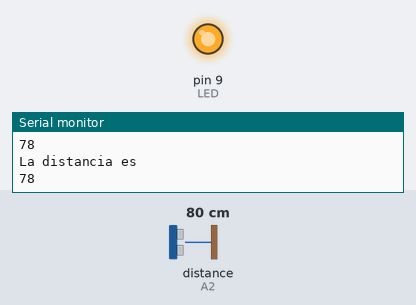
The sketch below on a simulated Arduino Uno, built with avr-gcc and run on an emulated ATmega328P. On the bench: output pins drawn as LEDs (lit = HIGH), the last lines printed to the serial monitor. Wiring (inferred from the names in the program): ultrasonic range finder: trigger A0; echo A2. Dashed ring = blinking. The inputs (shaded band) are chosen by the test bench; at power-on: distance to the obstacle (sensor on A2) 80 cm. The echo pulse lasts 58.3 µs per cm; pins used as bus, display or sensor lines are not drawn.

Above: at 1.8 s.
1.9 s: distance to the obstacle (sensor on A2) set to 2 cm
At 2.28 s:
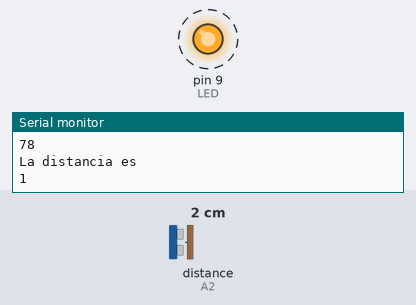
5.4 s: distance to the obstacle (sensor on A2) set to 97 cm
8.9 s: distance to the obstacle (sensor on A2) set to 107 cm
At 9.8 s:
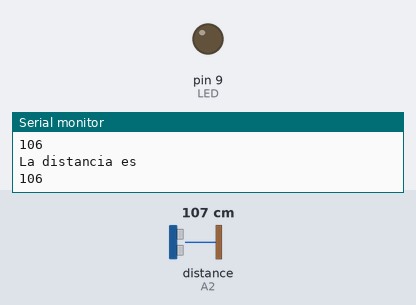
10.5 s: distance to the obstacle (sensor on A2) set to 4 cm
At 11.03 s:
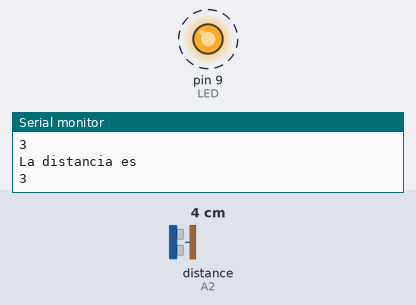
14.0 s: distance to the obstacle (sensor on A2) set to 120 cm
Timing chart, 0 to 16.5 s (numbered marks = the images above; inputs shaded):
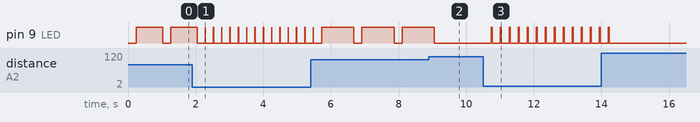

The sketch:

sensor_ultrasinico1.ino
```cpp
#include <SoftwareSerial.h>

// Prueba se sensor ultrasónico HCSR04

//Variables
int triggerEmisor = A0;//Sensor emisor
int echoReceptor = A2;//Sensor receptor
int tiempoEntrada;
int distanciaEntrada;
int LED = 9;


void setup()
{
  pinMode(triggerEmisor, OUTPUT);
  pinMode(echoReceptor, INPUT);
  pinMode(LED, OUTPUT);
  Serial.begin(9600);

}

void loop()
{
  sensorUltrasonidos();
  if (distanciaEntrada <=100 && distanciaEntrada >= 0)//Entre 0 y 100cm
  {
  //Serial.println("esta en entre 0 y 100");
  digitalWrite(LED, HIGH);
  delay(distanciaEntrada * 10);//LED encendido distancia*10mseg
  digitalWrite(LED, LOW);
  }


}


void sensorUltrasonidos()
{
  digitalWrite(triggerEmisor, LOW);//Para estabilizar
  delay(10);

  digitalWrite(triggerEmisor, HIGH);//Envío de pulso ultrasónico
  delayMicroseconds(10);//Emisión por 10 microsegundos
  digitalWrite(triggerEmisor, LOW);
  tiempoEntrada = pulseIn(echoReceptor, HIGH);//Tiempo transcurrido desde el emisor hasta el receptor
  delay(25);

  distanciaEntrada = (0.017 * tiempoEntrada);//(tiempoEntrada/58.2);//Fórmula para calcular la distancia en cm

  Serial.println("La distancia es");
  Serial.println(distanciaEntrada);
  delay(200);
}
```

Measured:
- the behaviour switches between 102 and 103 cm on distance to the obstacle (sensor on A2) (found by bisection; images 1 and 2)
- after the input at 1.9 s, pin 9 (LED): alternates HIGH for 0.01 s and LOW for 0.24 s, starting after 0.39 s
- after the input at 8.9 s, pin 9 (LED): goes on until 9.1 s, then stays LOW
- after the input at 10.5 s, pin 9 (LED): alternates HIGH for 0.03 s and LOW for 0.24 s, starting after 0.25 s
- after the input at 14.0 s, pin 9 (LED): goes on until 14.2 s, then stays LOW
